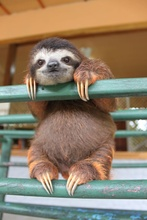
%> input picture data/img/sloth.jpg, 147 x 220 px, shrunk from 700 x 1050 before the run
$ octave im_smooth_main.m   (GNU Octave 9; MATLAB toolbox functions it lacks are replaced by stand-ins)
%> lines starting %> are read from the running program, lines starting %| are printed output that depends on the picture
### laplacian_image/laplacian_matrix.m
% @file     laplacian_matrix.m
% @author   anna fruehstueck
% @date     01/03/2017
%
% generate a laplacian matrix for an image with dimensions sx and sy

function L = laplacian_matrix(sx, sy)
    num_px = sy * sx;

    %main diagonal is all -4s
    diag0 = ones(num_px, 1)*(-4);

    diag1l = repmat([ones(sy-1, 1); 0], sx, 1);
    diag1r = repmat([0; ones(sy-1, 1)], sx, 1);

    diag2 = ones(num_px, 1);
    L = spdiags([diag2 diag1l diag0 diag1r diag2], [-sy; -1; 0; 1; sy], num_px, num_px);
end

### laplacian_image/im_smooth_main.m
% @file     im_smooth_main.m
% @author   anna fruehstueck
% @date     01/03/2017
%
% load image from file, generate laplacian matrix and analyze properties
% of laplacian.
% iteratively perform laplacian smoothing on input image using different
% MATLAB methods. display result of smoothing in image at each iteration

close all
clc;
clear;

%% settings
%impath = '../data/img/bunny.jpg';
impath = '../data/img/sloth.jpg';
% [6 lines of commented-out code are left out]
img = imread(impath);
%> img is the input picture: size 220x147x3 uint8; mean R, G, B 144.6, 128.1, 106.1

laplace1  = [0 1 0; 1 -4 1; 0 1 0];
laplace2  = [1 1 1; 1 -8 1; 1 1 1];

doRGB = true; %filter in rgb or grayscale
lambda = 0.25; %limit to break the filtering at 0.25 | <0.01, change visually not really noticeable
iterations = 100;
filtertype = string('filter2'); %'matrix', 'filter2' or 'circshift'
filter = laplace1;

%% algorithm
if size(img, 3) == 3 && ~doRGB
    disp('convert image to grayscale...');
    img = rgb2gray(img); %convert img to grayscale
end

if isa(img, 'integer')
    disp('convert image to double values...');
    img = im2double(img);
%> img: size 220x147x3 double
end

scr = get(0, 'ScreenSize');

[sy, sx] = size(img(:, :, 1));
%> sy = 220; sx = 147
num_px = sy * sx;
%> num_px = 32340
L = laplacian_matrix(sx, sy);

symm = issymmetric(L);
%> symm = true
if symm
    msg = 'symmetric';
else
    msg = 'not symmetric';
end

disp(['Laplacian matrix is ', msg]);

L_eval = laplacian_matrix(30, 30);
condition_number = condest(L_eval);
fprintf('Condition number for %dx%d laplacian matrix: %2.3f\n', 30, 30, condition_number);
[V, D] = eig(full(L_eval));
plot(1:length(D), diag(D))
title('900x900 laplacian matrix')
xlabel('index')
ylabel('eigenvalues')
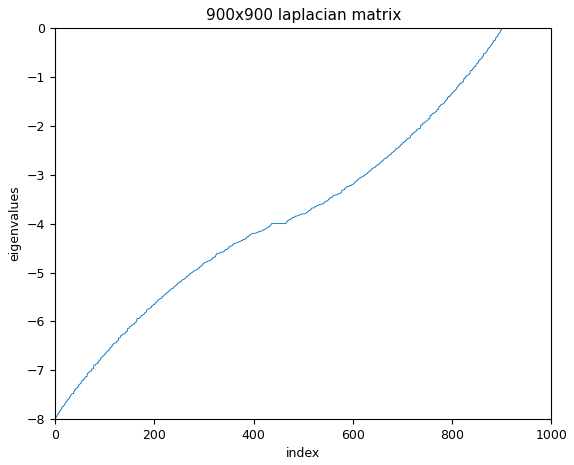
%> figure redrawn from the program's plot data; curve peaks at x = 900, y = -0.0205

figure;
spy(L_eval);
title('sparse 900x900 laplacian matrix');
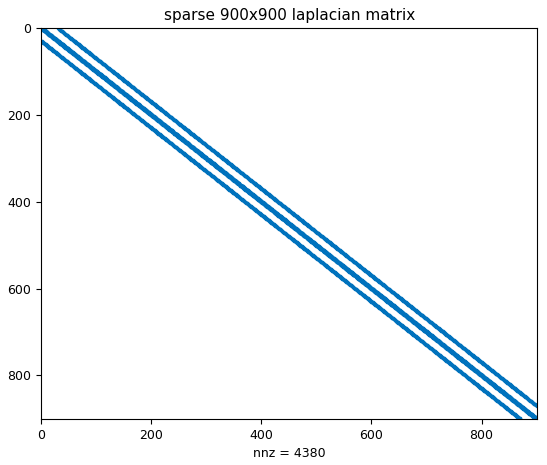
%> figure redrawn from the program's plot data

%evaluate condition number for image-size laplacian matrix
% condition_number = condest(L);
% fprintf('Condition number for %dx%d laplacian matrix: %2.3f\n', num_px, num_px, condition_number);

figure('Name', 'Laplacian Smoothing', 'NumberTitle', 'off', 'Position', [scr(3)/4 50 scr(3)/2 scr(3)/4]);

subplot(1,2,1)
imshow(img)
title('Original')
tic;

for t = 1:iterations
    img_filtered = [];
    for c = 1:size(img, 3)
        channel = img(:, :, c);
        switch filtertype
            case 'filter2'
                tmp_img = padarray(channel, [1 1], 'replicate');
                channel_filtered = filter2(filter, tmp_img, 'valid');
            case 'circshift'
                channel_filtered = zeros(size(channel));
                d = ceil(size(filter)./2);
                for fy = 1:size(filter, 1)
                    for fx = 1:size(filter, 2)
                        f = filter(fy, fx);
                        if f ~= 0
                            channel_filtered = channel_filtered + f * circshift(channel, [fy - d(1), fx - d(2)]);
                        end
                    end
                end
            case 'matrix'
                img_vec = reshape(channel, [num_px, 1]);
                img_vec = L * img_vec;
                channel_filtered = reshape(img_vec, [sy, sx]);
        end
        img_filtered = cat(3, img_filtered, channel_filtered);
    end
    subplot(1,2,2)
    img = img + lambda * img_filtered;
    imshow(img)
    title(sprintf('\\lambda = %1.2f iteration %d/%d', lambda, t, iterations));
    drawnow;
end
%> this loop made 100 passes
%> pass 1, `img = img + lambda * img_filtered;`:
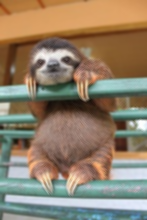
%> img: size 220x147x3 double; mean R, G, B 0.567, 0.502, 0.416; mean of the top-left, top-right, bottom-left and bottom-right quarters 0.461, 0.455, 0.522, 0.542
%> after the loop:
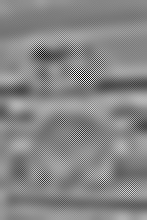
%> channel_filtered: size 220x147 double; min -0.0133, max 0.012, mean -2.61e-19; drawn with min black and max white
%> after the loop:
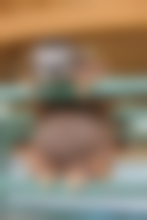
%> img: size 220x147x3 double; mean R, G, B 0.567, 0.502, 0.416; mean of the top-left, top-right, bottom-left and bottom-right quarters 0.464, 0.457, 0.52, 0.539
%> after the loop:
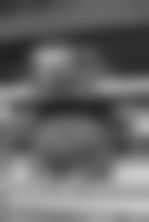
%> tmp_img: size 222x149 double; min 0.127, max 0.801, mean 0.417
toc;
